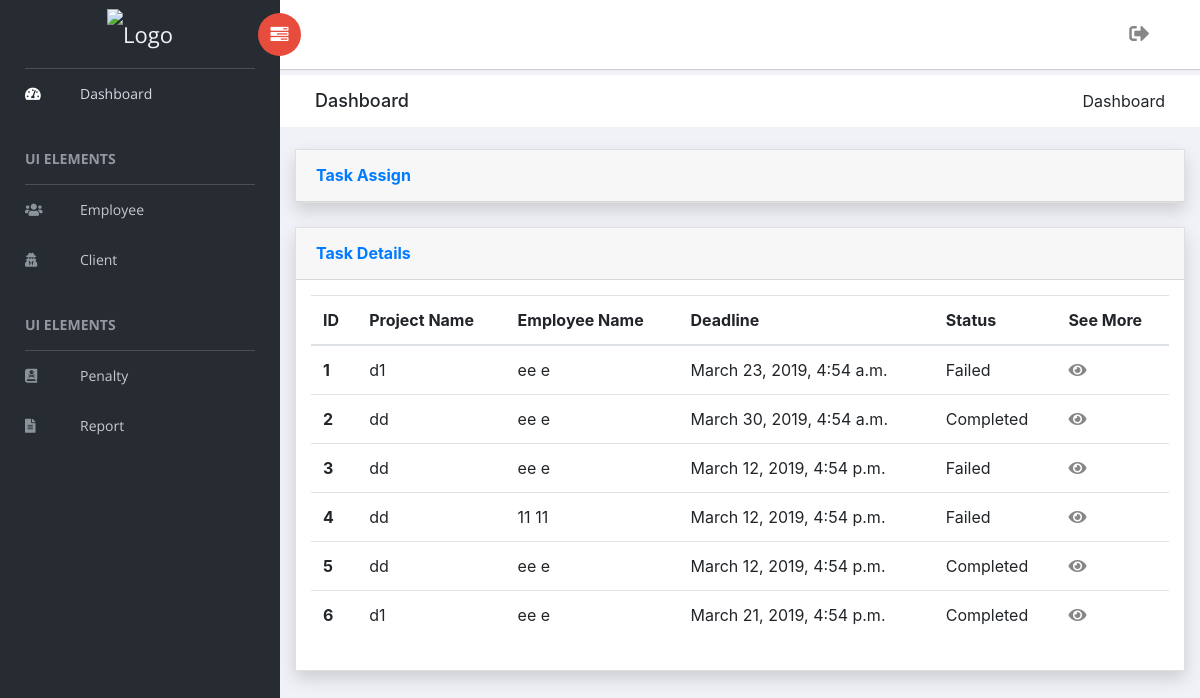
The page /pm/task/add (signed in) on the database as committed earlier.
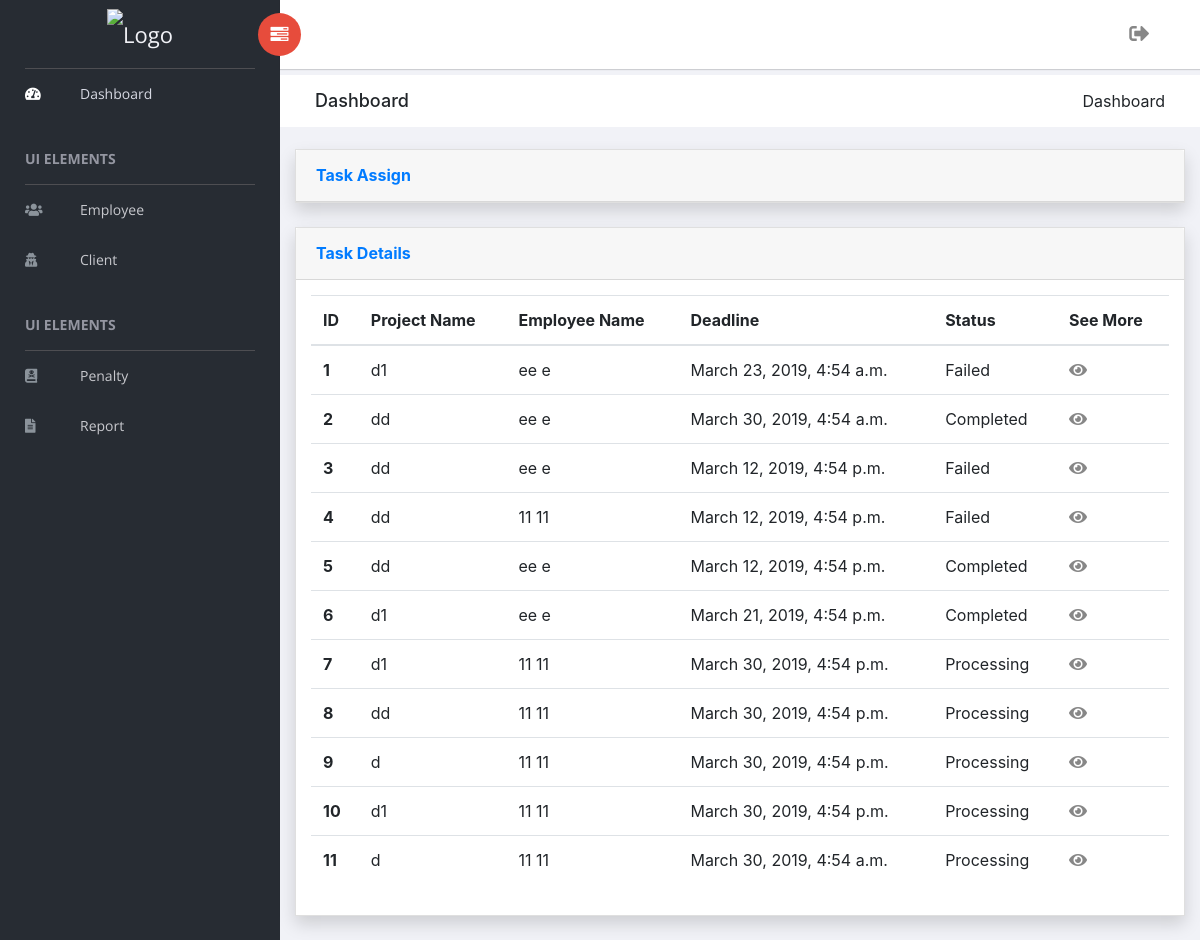
The same page on the database as committed later.
### project_manager/models.py (models this page shows, shortened)
class TaskAssign(models.Model):
    STATUS = (
        ('1', 'Completed'),
        ('2', 'Processing'),
        ('3', 'Failed'),
    )
    project         = models.ForeignKey(Project, on_delete=models.CASCADE)
    employee        = models.ForeignKey(Employee, on_delete=models.CASCADE)
    bugs            = models.ManyToManyField(Bug)
    description     = models.CharField(max_length=500)
    deadline        = models.DateTimeField()
    status          = models.CharField(max_length=1, choices=STATUS, default='2')
    updated         = models.DateField(auto_now=True)
    request_id      = models.CharField(max_length=5, blank=True)

class Project(models.Model):
    STATUS = (
        ('1', 'Completed'),
        ('2', 'In Progress'),
    )
    client          = models.ForeignKey(Client, on_delete=models.CASCADE)
    name            = models.CharField(max_length=50)
    description     = models.CharField(max_length=500, blank=True)
    possible_bugs   = models.ManyToManyField(Bug)
    cost            = models.IntegerField()
    deadline        = models.DateTimeField(auto_now=False, auto_now_add=False)
    status          = models.CharField(max_length=1, choices=STATUS, default='2')
    order_at        = models.DateTimeField(auto_now_add=True)

class Employee(models.Model):
    STATUS = (
        ('1', 'Married'),
        ('2', 'Unmarried'),
    )
    employee_id          = models.CharField(max_length=50)
    change_password      = models.CharField(max_length=50)
    first_name           = models.CharField(max_length=50)
    last_name            = models.CharField(max_length=50)
    phone_number         = models.CharField(max_length=15)
    email                = models.EmailField()
    present_address      = models.CharField(max_length=200)
    permanent_address    = models.CharField(max_length=200)
    nid                  = models.IntegerField()
    dob                  = models.DateField(auto_now=False, auto_now_add=False)
    designation          = models.CharField(max_length=50)
    skill                = models.CharField(max_length=50)
    marital_status       = models.CharField(max_length=1, choices=STATUS, default='2')

### authentication/decorators.py (the view)
        def wrap(request, *args, **kwargs):
            request.role = str(request.user.groups.all()[0])
            if request.role in allowed_roles:
                return view_func(request, *args, **kwargs)
            else:
                raise PermissionDenied

### project_manager/views.py (called while the page is built, shortened)
@login_required(login_url='login')
@has_access(allowed_roles=['superuser', 'admin'])
def task_add(request):
    success_message, error_message = None, None
    projects  = Project.objects.filter(status=2)[::-1]
    employees = Employee.objects.all()
    tasks     = TaskAssign.objects.all()
    bugs      = Bug.objects.all()
    context = {
        'projects'        : projects,
        'employees'       : employees,
        'tasks'           : tasks,
        'exclude_employee': _5_tasked_employee(),
        'exclude_bugs'    : task_assigned(),
        'success_message' : success_message,
        'error_message'   : error_message,
    }
    return render(request, 'project_manager/task_add.html', context)

def _5_tasked_employee():
    count = 0
    id_list = []     # 5 tasked employees id
    employees = Employee.objects.all()
    tasks = TaskAssign.objects.filter(status='2')
    for employee in employees:
        for task in tasks:
            if employee.id == task.employee.id:
                count += 1
        if count==5:
            id_list.append(employee.id)
        count = 0
    return id_list

### project_manager/templates/project_manager/task_add.html (shortened to what this page needs)
{% extends 'project_manager/base.html' %}
{% load static %}
{% block content %}
<div class="breadcrumbs">
    <div class="col-sm-4">
        <div class="page-header float-left">
            <div class="page-title">
                <h1>Dashboard</h1>
            </div>
        </div>
    </div>
    <div class="col-sm-8">
        <div class="page-header float-right">
            <div class="page-title">
                <ol class="breadcrumb text-right">
                    <li class="active">Dashboard</li>
                </ol>
            </div>
        </div>
    </div>
</div>
<div class="col-lg-12">
  <div class="card shadow mb-4">
    <a href="#collapseCardExample" class="d-block card-header py-3" data-toggle="collapse" role="button" aria-expanded="true" aria-controls="collapseCardExample">
      <h6 class="m-0 font-weight-bold text-primary">Task Assign</h6>
    </a>
  </div>
</div>
<div class="col-lg-12">
  <div class="card shadow mb-4">
    <a href="#collapseCardExample" class="d-block card-header py-3" data-toggle="collapse" role="button" aria-expanded="true" aria-controls="collapseCardExample">
      <h6 class="m-0 font-weight-bold text-primary">Task Details</h6>
    </a>
    <div class="collapse show" id="collapseCardExample">
      <div class="card-body">
        <table class="table table-hover">
          <thead>
            <tr>
              <th scope="col">ID</th>
              <th scope="col">Project Name</th>
              <th scope="col">Employee Name</th>
              <th scope="col">Deadline</th>
              <th scope="col">Status</th>
              <th scope="col">See More</th>
            </tr>
          </thead>
          <tbody>
            {% for task in tasks %}
            <tr>
              <th scope="row">{{ forloop.counter }}</th>
              <td>{{ task.project.name }}</td>
              <td>{{ task.employee.first_name }} {{ task.employee.last_name }}</td>
              <td>{{ task.deadline }}</td>
              <td>{{ task.get_status_display }}</td>
              <td><a href="{% url 'pm_task_details' task.id %}"><i class="fas fa-eye"></i></a></td>
            </tr>
            {% endfor %}
          </tbody>
        </table>
      </div>
    </div>
  </div>
</div>
{% endblock %}

Rows that differ between the two databases and show on the page:
added TaskAssign: project.name "d1", employee.first_name "11", employee.last_name "11", deadline "March 30, 2019, 4:54 p.m.", status "Processing"
added TaskAssign: project.name "dd", employee.first_name "11", employee.last_name "11", deadline "March 30, 2019, 4:54 p.m.", status "Processing"
added TaskAssign: project.name "d", employee.first_name "11", employee.last_name "11", deadline "March 30, 2019, 4:54 p.m.", status "Processing"
added TaskAssign: project.name "d1", employee.first_name "11", employee.last_name "11", deadline "March 30, 2019, 4:54 p.m.", status "Processing"
added TaskAssign: project.name "d", employee.first_name "11", employee.last_name "11", deadline "March 30, 2019, 4:54 a.m.", status "Processing"
